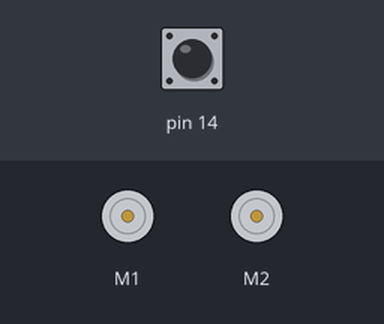
Simulated run of this sketch. Board: Arduino Leonardo, built with avr-gcc and run on an emulated ATmega32U4. Parts: 2 × DC motor (green arrow = forward, orange = backward, longer = faster). The test bench sets the inputs (shaded band); at power-on: pin 14 HIGH.

Above: at 0.8 s.
0.9 s: pin 14 pulled LOW for 0.15 s
At 3.8 s:
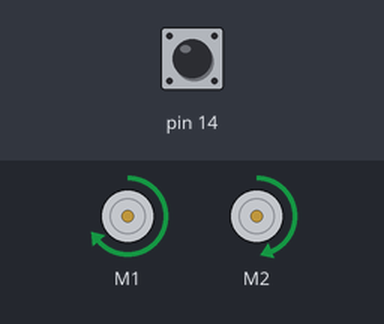
Timing chart, 0 to 5.3 s (numbered marks = the images above; inputs shaded):
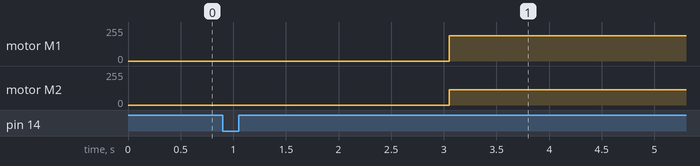

The sketch:

moveAsCircle.ino
```cpp
#include <Romi32U4.h>

Romi32U4Motors motors;
Romi32U4ButtonA buttonA;

void setup()
{
    buttonA.waitForButton(); //Waut for user input
    delay(2000);
}

void loop()
{

      motors.setSpeeds(300,180);
      delay(2100);

    //Stop
    motors.setSpeeds(0,0);


}
```

Measured:
- after the input at 0.9 s, motor M1: stopped → forward 191/255 after 2.2 s; motor M2: stopped → forward 114/255 after 2.2 s
